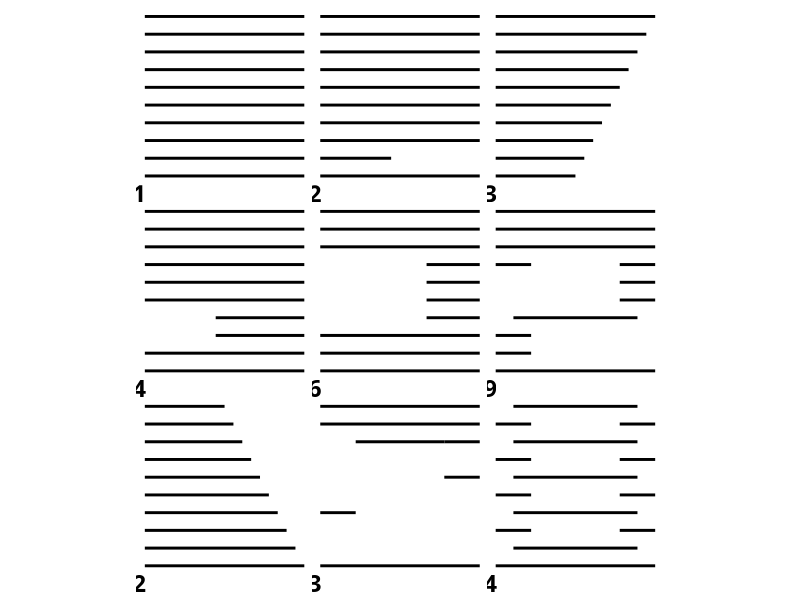
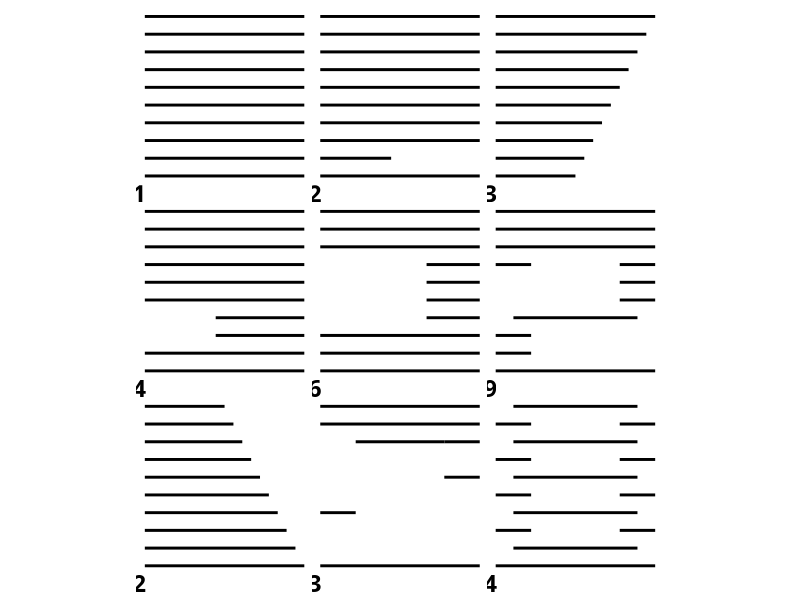

Write R code to recreate these figures, in order.

# Square Selections -------------------------------------------------------

# 1, 2, 3, 
# 4, 6, 9, 
# 12, 13, 14, 
# 44


# Packages ----------------------------------------------------------------

library(dplyr)
library(ggplot2)
library(patchwork)


# Functions ---------------------------------------------------------------

create_square_plot = function(df,
                              square_num){
  df %>%
    ggplot(.) +
    geom_segment(aes(x = x, 
                     xend = xend,
                     y = y,
                     yend = yend),
                 size = 1) +
    annotate("text", 
             x = 1.1,
             y = 0,
             hjust = 1,
             label = square_num,
             family = "Comfortaa",
             size = 6,
             fontface = "bold") +
    coord_equal() +
    xlim(1, 10) +
    ylim(0, 10) +
    theme_void()
}


# Square Setup ------------------------------------------------------------
sq44 = tribble(
  ~x, ~xend, ~y, ~yend,
  1, 10, 1, 1,
  2, 9, 2, 2,
  1, 3, 3, 3,
  8, 10, 3, 3,
  2, 9, 4, 4,
  1, 3, 5, 5,
  8, 10, 5, 5,
  2, 9, 6, 6,
  1, 3, 7, 7,
  8, 10, 7, 7,
  2, 9, 8, 8,
  1, 3, 9, 9,
  8, 10, 9, 9,
  2, 9, 10, 10
)

sq13 = tribble(
  ~x, ~xend, ~y, ~yend,
  1, 10, 1, 1, 
  1, 3, 4, 4,
  3, 8, 8, 8,
  8, 10, 8, 8,
  8, 10, 6, 6,
  1, 10, 9, 9,
  1, 10, 10, 10
)


sq12 = tribble(
  ~x, ~xend, ~y, ~yend,
  1, 10, 1, 1,
  1, 9.5, 2, 2,
  1, 9, 3, 3,
  1, 8.5, 4, 4,
  1, 8, 5, 5,
  1, 7.5, 6, 6,
  1, 7, 7, 7,
  1, 6.5, 8, 8,
  1, 6, 9, 9,
  1, 5.5, 10, 10
)



sq9 = tribble(
  ~x, ~xend, ~y, ~yend,
  1, 10, 1, 1,
  1, 3, 2, 2,
  1, 3, 3, 3,
  2, 9, 4, 4,
  8, 10, 5, 5,
  8, 10, 6, 6,
  1, 3, 7, 7,
  8, 10, 7, 7,
  1, 10, 8, 8,
  1, 10, 9, 9,
  1, 10, 10, 10
)

sq6 = tribble(
  ~x, ~xend, ~y, ~yend,
  1, 10, 1, 1,
  1, 10, 2, 2,
  1, 10, 3, 3,
  7, 10, 4, 4,
  7, 10, 5, 5,
  7, 10, 6, 6,
  7, 10, 7, 7,
  1, 10, 8, 8,
  1, 10, 9, 9,
  1, 10, 10, 10
)


sq4 = tribble(
  ~x, ~xend, ~y, ~yend,
  1, 10, 1, 1,
  1, 10, 2, 2,
  5, 10, 3, 3,
  5, 10, 4, 4,
  1, 10, 5, 5,
  1, 10, 6, 6,
  1, 10, 7, 7,
  1, 10, 8, 8,
  1, 10, 9, 9,
  1, 10, 10, 10
)

sq3 = tribble(
  ~x, ~xend, ~y, ~yend,
  1, 5.5, 1, 1,
  1, 6, 2, 2,
  1, 6.5, 3, 3,
  1, 7, 4, 4,
  1, 7.5, 5, 5,
  1, 8, 6, 6,
  1, 8.5, 7, 7,
  1, 9, 8, 8,
  1, 9.5, 9, 9,
  1, 10, 10, 10
)

sq2 = tribble(
  ~x, ~xend, ~y, ~yend,
  1, 10, 1, 1,
  1, 5, 2, 2,
  1, 10, 3, 3,
  1, 10, 4, 4,
  1, 10, 5, 5,
  1, 10, 6, 6,
  1, 10, 7, 7,
  1, 10, 8, 8,
  1, 10, 9, 9,
  1, 10, 10, 10
)

sq1 = tribble(
  ~x, ~xend, ~y, ~yend,
  1, 10, 1, 1,
  1, 10, 2, 2,
  1, 10, 3, 3,
  1, 10, 4, 4,
  1, 10, 5, 5,
  1, 10, 6, 6,
  1, 10, 7, 7,
  1, 10, 8, 8,
  1, 10, 9, 9,
  1, 10, 10, 10
)


# Creating Plots ----------------------------------------------------------

psq1 = create_square_plot(sq1, 1)
psq2 = create_square_plot(sq2, 2)
psq3 = create_square_plot(sq3, 3)
psq4 = create_square_plot(sq4, 4)
psq6 = create_square_plot(sq6, 6)
psq9 = create_square_plot(sq9, 9)
psq12 = create_square_plot(sq12, 12)
psq13 = create_square_plot(sq13, 13)
psq44 = create_square_plot(sq44, 44)


psq1 + psq2 + psq3 + 
  psq4 + psq6 + psq9 +
  psq12 + psq13 + psq44 +
  plot_layout(ncol = 3)

ggsave(filename = "purini.png", 
       plot = last_plot(), 
       path = here::here("purini_classificazione", "outputs"),
       device = "png", width = 12, height = 12, units = "in",
       dpi = 300)




